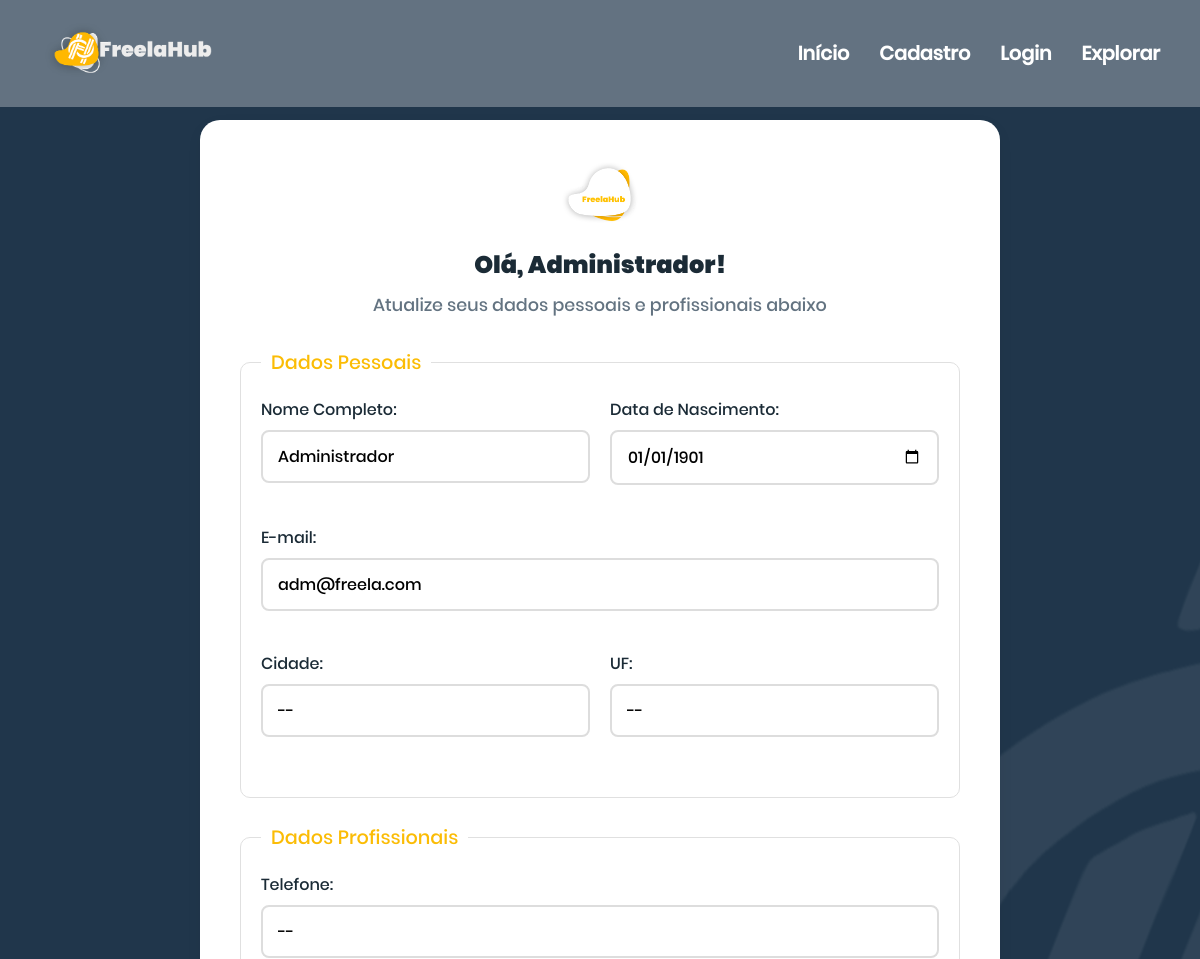
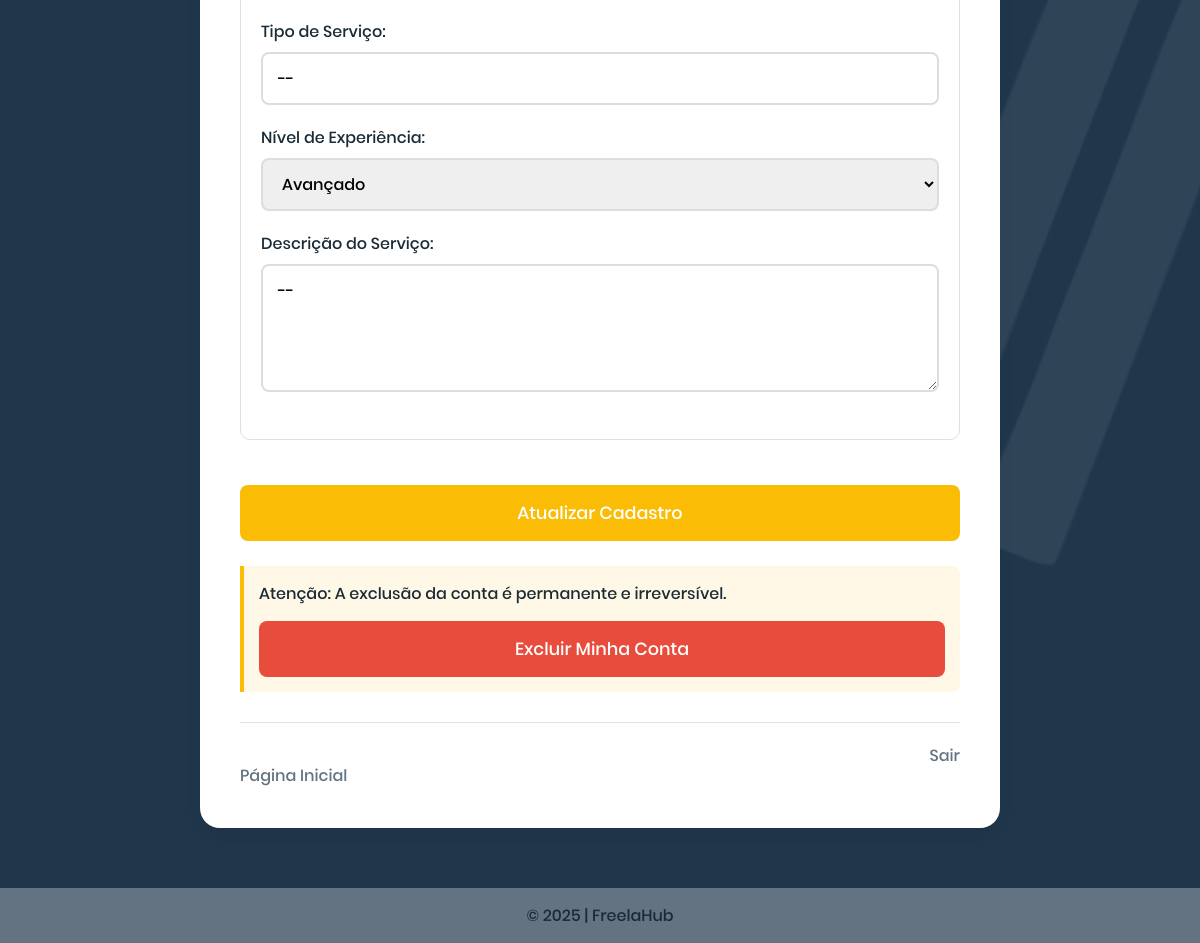
Screenshot of /public/atualizar_cadastro.php (signed in) with the database file from the repository (2 pictures, top to bottom).
### tables this page shows
CREATE TABLE IF NOT EXISTS `usuario` (
  `id` int NOT NULL AUTO_INCREMENT,
  `u_email` varchar(100) NOT NULL,
  `u_senha` varchar(128) NOT NULL,
  `u_nome` varchar(80) NOT NULL,
  `u_dt_nascimento` date NOT NULL,
  `u_cidade` varchar(80) DEFAULT NULL,
  `u_uf` varchar(2) DEFAULT NULL,
  `p_id_perfil` int UNSIGNED DEFAULT NULL,
  PRIMARY KEY (`id`),
  UNIQUE KEY `u_email` (`u_email`),
  KEY `fk_usuario_perfil` (`p_id_perfil`),
  CONSTRAINT `fk_usuario_perfil` FOREIGN KEY (`p_id_perfil`) 
    REFERENCES `perfil` (`id`) 
    ON DELETE RESTRICT
    ON UPDATE RESTRICT
);

### classes/Crud.php (called while the page is built, shortened)
<?php
class Crud {
    protected $conn;
    public function __construct() {
        $this->conn = new mysqli(DB_HOST, DB_USER, DB_PASSWORD, DB_NAME);
        $this->conn->set_charset("utf8");
    }
    public function selectById($table, $id) {
        $sql = "SELECT * FROM $table WHERE id = ?";
            $stmt = $this->conn->prepare($sql);
        $stmt->bind_param("i", $id);
        $stmt->execute();
        $result = $stmt->get_result();
        return $result->fetch_assoc();
    }
}

### classes/Auth.php (called while the page is built, shortened)
<?php
require_once __DIR__ . '/Usuario.php';
class Auth {
    public static function getUsuarioLogado() {
        if (isset($_SESSION['logado'])) {
            $usuario = new Usuario();
            $usuario->carregar($_SESSION['usuario_id']);
            return $usuario;
        }
        return null;
    }
}

### classes/Usuario.php (called while the page is built, shortened)
<?php
require_once __DIR__ . '/Crud.php';
class Usuario {
    private $crud;
    private $email;
    private $nome;
    private $dataNascimento;
    private $cidade;
    private $uf;
    public function __construct() {
        $this->crud = new Crud();
    }
    public function getEmail() {
        return $this->email;
    }
    public function getNome() {
        return $this->nome;
    }
    public function getDataNascimento() {
        return $this->dataNascimento;
    }
    public function getCidade() {
        return $this->cidade;
    }
    public function getUf() {
        return $this->uf;
    }
    public function carregar($id) {
        $dados = $this->crud->selectById('usuario', $id);
        if ($dados) {
            return true;
        }
        return false;
    }
    private function carregarDados($dados) {
        $this->email = $dados['u_email'];
        $this->nome = $dados['u_nome'];
        $this->dataNascimento = $dados['u_dt_nascimento'];
        $this->cidade = $dados['u_cidade'];
        $this->uf = $dados['u_uf'];
    }
}
?>

### classes/Perfil.php (called while the page is built, shortened)
<?php
require_once __DIR__ . '/Crud.php';
require_once __DIR__ . '/Usuario.php';
class Perfil {
    private $crud;
    private $telefone;
    private $tipoServico;
    private $descricaoServico;
    private $experiencia;
    public function __construct() {
        $this->crud = new Crud();
    }
    public function getTelefone() {
        return $this->telefone;
    }
    public function getTipoServico() {
        return $this->tipoServico;
    }
    public function getDescricaoServico() {
        return $this->descricaoServico;
    }
    public function getExperiencia() {
        return $this->experiencia;
    }
    public function carregar($id) {
        $dados = $this->crud->selectById('perfil', $id);
        if ($dados) {
            return true;
        }
        return false;
    }
    private function carregarDados($dados) {
        $this->telefone = $dados['p_telefone'];
        $this->tipoServico = $dados['p_tipo_servico'];
        $this->descricaoServico = $dados['p_descricao'];
        $this->experiencia = $dados['p_experiencia'];
    }
}

### public/atualizar_cadastro.php (the view, shortened to what this page needs)
<?php
require_once __DIR__ . '/../classes/Usuario.php';
require_once __DIR__ . '/../classes/Perfil.php';
require_once __DIR__ . '/../classes/Auth.php';
$usuarioLogado = Auth::getUsuarioLogado();
$id = ($_SESSION['usuario_id']);
$usuario = new Usuario();
$perfil = new Perfil();
$temUsuario = $usuario->carregar($id);
if ($temUsuario) {
    $perfil->carregar($usuario->getPerfilId());
    $valores = [
        'email' => $usuario->getEmail(),
        'nome' => $usuario->getNome(),
        'data_nascimento' => $usuario->getdataNascimento(),
        'cidade' => $usuario->getCidade(),
        'uf' => $usuario->getUf(),
        'telefone' => $perfil->getTelefone(),
        'tipo_servico' => $perfil->getTipoServico(),
        'descricao_servico' => $perfil->getDescricaoServico(),
        'experiencia' => $perfil->getExperiencia(),
    ];
}
?>
<!DOCTYPE html>
<html lang="pt-BR">
<head>
    <link rel="stylesheet" href="../public/css/style.css" />
</head>
<body>
    <nav class="navbar">
        <div class="logo-02">
            <img src="../public/images/logo02.png" alt="Logo FreelaHub" />
        </div>
        <ul class="nav-links">
            <li><a href="../index.html">Início</a></li>
            <li><a href="cadastro.php">Cadastro</a></li>
            <li><a href="login.php">Login</a></li>
            <li><a href="consultar.php">Explorar</a></li>
        </ul>
    </nav>
    <section class="profile-container">
        <div class="profile-box">
            <div class="profile-header">
                <img src="../public/images/logo03.png" alt="Ícone de perfil">
                <h2>Olá, <?= htmlspecialchars($usuarioLogado->getNome()) ?>!</h2>
                <p>Atualize seus dados pessoais e profissionais abaixo</p>
            </div>
            <form id="cadastroForm" method="POST" class="profile-form">
                <fieldset>
                    <legend>Dados Pessoais</legend>
                    <div class="form-row">
                        <div class="form-group">
                            <label for="nome">Nome Completo:</label>
                            <input type="text" id="nome" name="nome" value="<?= htmlspecialchars($valores['nome']) ?>" required>
                        </div>
                        <div class="form-group">
                            <label for="data_nascimento">Data de Nascimento:</label>
                            <input type="date" id="data_nascimento" name="data_nascimento" value="<?= htmlspecialchars($valores['data_nascimento']) ?>" required>
                        </div>
                    </div>
                    <div class="form-row">
                        <div class="form-group">
                            <label for="email">E-mail:</label>
                            <input type="email" id="email" name="email" value="<?= htmlspecialchars($valores['email']) ?>" required>
                        </div>
                    </div>
                    <div class="form-row">
                        <div class="form-group">
                            <label for="cidade">Cidade:</label>
                            <input type="text" id="cidade" name="cidade" value="<?= htmlspecialchars($valores['cidade']) ?>" required>
                        </div>
                        <div class="form-group">
                            <label for="uf">UF:</label>
                            <input type="text" id="uf" name="uf" maxlength="2" value="<?= htmlspecialchars($valores['uf']) ?>" required>
                        </div>
                    </div>
                </fieldset>
                <fieldset>
                    <legend>Dados Profissionais</legend>
                    <div class="form-group">
                        <label for="telefone">Telefone:</label>
                        <input type="tel" id="telefone" name="telefone" value="<?= htmlspecialchars($valores['telefone']) ?>" required>
                    </div>
                    <div class="form-group">
                        <label for="tipo_servico">Tipo de Serviço:</label>
                        <input type="text" id="tipo_servico" name="tipo_servico" value="<?= htmlspecialchars($valores['tipo_servico']) ?>" required>
                    </div>
                    <div class="form-group">
                        <label for="experiencia">Nível de Experiência:</label>
                        <select id="experiencia" name="experiencia" required>
                            <option value="Avançado" <?= $valores['experiencia'] == 'Avançado' ? 'selected' : '' ?>>Avançado</option>
                        </select>
                    </div>
                    <div class="form-group">
                        <label for="descricao_servico">Descrição do Serviço:</label>
                        <textarea id="descricao_servico" name="descricao_servico" rows="4" required><?= htmlspecialchars($valores['descricao_servico']) ?></textarea>
                    </div>
                </fieldset>
                <div class="form-actions">
                    <button type="submit" class="update-button">Atualizar Cadastro</button>
                    <div class="warning-box">
                        <p>Atenção: A exclusão da conta é permanente e irreversível.</p>
                        <button type="submit" form="deleteForm" class="delete-button"
                                onclick="return confirm('Tem certeza que deseja excluir sua conta? Esta ação não pode ser desfeita.')">
                            Excluir Minha Conta
                        </button>
                    </div>
                </div>
            </form>
            <div class="profile-footer">
                <a href="../index.html" class="home-link">Página Inicial</a>
                <a href="logout.php" class="logout-link">Sair</a>
            </div>
        </div>
    </section>
    <footer class="site-footer">
        <p> © 2025 | FreelaHub</p>
    </footer>
</body>
</html>

### public/css/style.css (style rules this page uses)
* { margin: 0; padding: 0; box-sizing: border-box; }
body { margin: 0; padding: 0; font-family: 'Poppins-Medium', sans-serif; color: #1b2b36; background-color: white; overflow-x: hidden; }
.navbar { position: fixed; display: flex; top: 0; left: 0; width: 100%; padding: 20px 40px; background-color: rgba(255, 255, 255, 0.3); justify-content: space-between; align-items: center; z-index: 1000; }
.nav-links { display: flex; gap: 30px; list-style: none; }
.nav-links a { color: white; text-decoration: none; font-weight: bold; font-size: 1.2rem; font-family: 'Poppins-Medium', sans-serif; }
.logo-02 img { height: 60px; }
.site-footer { display: flex; align-items: center; justify-content: center; background-color: #637381; font-family: 'Poppins-Medium', sans-serif; font-size: 1rem; color: #1b2b36; text-align: center; padding: 15px 15px; }
.form-group { margin-bottom: 20px; }
.form-group label { display: block; margin-bottom: 8px; font-family: 'Poppins-Medium', sans-serif; color: #1b2b36; }
.form-group input { width: 100%; padding: 12px 15px; border: 2px solid #ddd; border-radius: 8px; font-size: 1rem; transition: border-color 0.3s; font-family: 'Poppins-Medium', sans-serif; }
.home-link { display: inline-block; margin-top: 10px; }
.profile-container { display: flex; flex-direction: column; align-items: center; background-image: url('../images/backgroundh1.png'); padding: 20px; padding-top: 120px; min-height: 100vh; box-sizing: border-box; }
.profile-box { background-color: white; border-radius: 20px; padding: 40px; width: 100%; max-width: 800px; box-shadow: 0 5px 15px rgba(0, 0, 0, 0.05); margin-bottom: 40px; }
.profile-header { text-align: center; margin-bottom: 30px; }
.profile-header img { width: 80px; height: auto; margin-bottom: 15px; }
.profile-header h2 { font-family: 'Poppins-Black', sans-serif; color: #1b2b36; margin-bottom: 10px; }
.profile-header p { color: #637381; font-size: 1.1rem; }
.profile-form fieldset { border: 1px solid #e0e0e0; border-radius: 10px; padding: 20px; margin-bottom: 25px; }
.profile-form legend { font-family: 'Poppins-Medium', sans-serif; color: #fbbc05; padding: 0 10px; font-size: 1.2rem; }
.form-row { display: flex; gap: 20px; margin-bottom: 20px; }
.form-row .form-group { flex: 1; }
.form-group input, .form-group select, .form-group textarea { width: 100%; padding: 12px 15px; border: 2px solid #ddd; border-radius: 8px; font-size: 1rem; font-family: 'Poppins-Medium', sans-serif; transition: all 0.3s; }
.form-group textarea { min-height: 120px; resize: vertical; }
.update-button { width: 100%; padding: 15px; background-color: #fbbc05; color: white; border: none; border-radius: 8px; font-family: 'Poppins-Medium', sans-serif; font-size: 1.1rem; cursor: pointer; transition: background-color 0.3s; margin-top: 20px; }
.warning-box { background-color: #fff8e6; border-left: 4px solid #fbbc05; padding: 15px; margin: 25px 0; border-radius: 0 8px 8px 0; }
.warning-box p { color: #1b2b36; margin-bottom: 15px; }
.delete-button { width: 100%; padding: 15px; background-color: #e74c3c; color: white; border: none; border-radius: 8px; font-family: 'Poppins-Medium', sans-serif; font-size: 1.1rem; cursor: pointer; transition: background-color 0.3s; }
.profile-footer { display: flex; justify-content: space-between; margin-top: 30px; padding-top: 20px; border-top: 1px solid #e0e0e0; }
.profile-footer a { color: #637381; text-decoration: none; transition: color 0.3s; font-family: 'Poppins-Medium', sans-serif; }
.home-link { text-align: center; margin-top: 20px; }

### rows the page displays
usuario: u_nome "Administrador", nome "Administrador", data_nascimento "01/01/1901", email "adm@freela.com"
